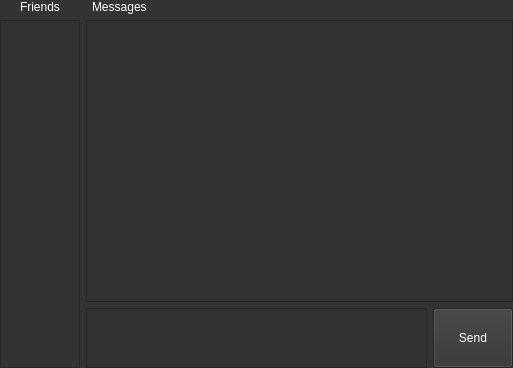
<?xml version="1.0" encoding="UTF-8"?>
<ui version="4.0">
 <class>PrivateMessagePanel</class>
 <widget class="QWidget" name="PrivateMessagePanel">
  <property name="geometry">
   <rect>
    <x>0</x>
    <y>0</y>
    <width>513</width>
    <height>368</height>
   </rect>
  </property>
  <property name="windowTitle">
   <string>PrivateMessagePanel</string>
  </property>
  <property name="styleSheet">
   <string notr="true">background-color: #333333;</string>
  </property>
  <layout class="QHBoxLayout" name="horizontalLayout">
   <property name="leftMargin">
    <number>0</number>
   </property>
   <property name="topMargin">
    <number>0</number>
   </property>
   <property name="rightMargin">
    <number>0</number>
   </property>
   <property name="bottomMargin">
    <number>0</number>
   </property>
   <item>
    <layout class="QVBoxLayout" name="verticalLayout">
     <item>
      <widget class="QLabel" name="lblFriendList">
       <property name="styleSheet">
        <string notr="true">color: white;</string>
       </property>
       <property name="text">
        <string>Friends</string>
       </property>
       <property name="alignment">
        <set>Qt::AlignCenter</set>
       </property>
       <property name="margin">
        <number>10</number>
       </property>
      </widget>
     </item>
     <item>
      <widget class="QListWidget" name="friendViewList">
       <property name="sizePolicy">
        <sizepolicy hsizetype="Fixed" vsizetype="Expanding">
         <horstretch>0</horstretch>
         <verstretch>0</verstretch>
        </sizepolicy>
       </property>
       <property name="minimumSize">
        <size>
         <width>0</width>
         <height>0</height>
        </size>
       </property>
       <property name="maximumSize">
        <size>
         <width>80</width>
         <height>16777215</height>
        </size>
       </property>
       <property name="styleSheet">
        <string notr="true">color: white;</string>
       </property>
      </widget>
     </item>
    </layout>
   </item>
   <item>
    <layout class="QVBoxLayout" name="verticalLayout_2">
     <property name="topMargin">
      <number>0</number>
     </property>
     <item>
      <widget class="QLabel" name="lblMessageWidget">
       <property name="styleSheet">
        <string notr="true">color: white;</string>
       </property>
       <property name="text">
        <string>Messages</string>
       </property>
       <property name="alignment">
        <set>Qt::AlignLeading|Qt::AlignLeft|Qt::AlignVCenter</set>
       </property>
       <property name="margin">
        <number>10</number>
       </property>
       <property name="indent">
        <number>6</number>
       </property>
      </widget>
     </item>
     <item>
      <widget class="QListWidget" name="messageWidget">
       <property name="styleSheet">
        <string notr="true">color: white;</string>
       </property>
       <property name="wordWrap">
        <bool>true</bool>
       </property>
      </widget>
     </item>
     <item>
      <layout class="QHBoxLayout" name="horizontalLayout_2">
       <property name="topMargin">
        <number>0</number>
       </property>
       <item>
        <widget class="QTextEdit" name="messageLine">
         <property name="sizePolicy">
          <sizepolicy hsizetype="Expanding" vsizetype="Fixed">
           <horstretch>0</horstretch>
           <verstretch>0</verstretch>
          </sizepolicy>
         </property>
         <property name="maximumSize">
          <size>
           <width>16777215</width>
           <height>60</height>
          </size>
         </property>
         <property name="styleSheet">
          <string notr="true">color: white;</string>
         </property>
        </widget>
       </item>
       <item>
        <widget class="QPushButton" name="btnSendMessage">
         <property name="sizePolicy">
          <sizepolicy hsizetype="Minimum" vsizetype="Preferred">
           <horstretch>0</horstretch>
           <verstretch>0</verstretch>
          </sizepolicy>
         </property>
         <property name="styleSheet">
          <string notr="true">color: white;</string>
         </property>
         <property name="text">
          <string>Send</string>
         </property>
        </widget>
       </item>
      </layout>
     </item>
    </layout>
   </item>
  </layout>
 </widget>
 <resources/>
 <connections/>
</ui>
